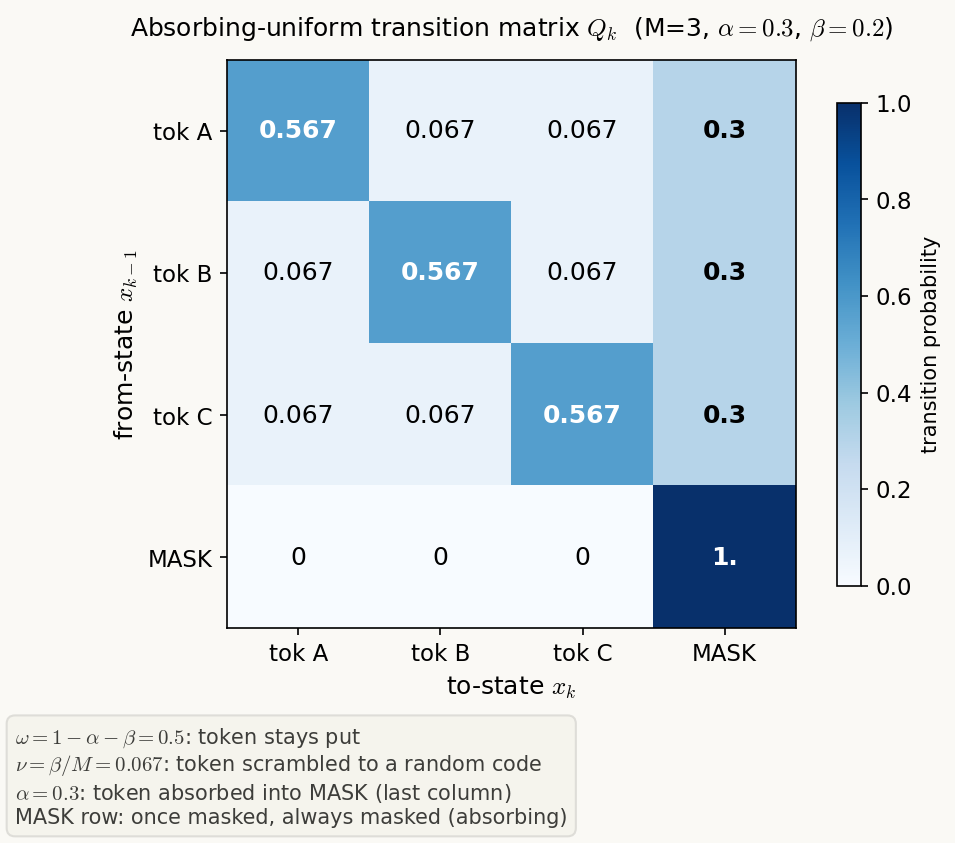

The script that saved this image:
"""Self-drawn figure: absorbing-uniform discrete diffusion transition matrix Q_k
for a tiny example (M=3 codebook entries + 1 mask token), with concrete
numbers alpha=0.3 (mask prob), beta=0.2 (uniform-noise prob).
Rows = from-state x_{k-1}, columns = to-state x_k. Follows A.5 of Copilot4D."""
import numpy as np
import matplotlib
matplotlib.use("Agg")
import matplotlib.pyplot as plt

plt.rcParams.update({
    "figure.facecolor": "#faf9f5",
    "font.size": 11,
    "mathtext.fontset": "cm",
})

M = 3
alpha, beta = 0.3, 0.2
omega = 1 - alpha - beta          # stay
nu = beta / M                    # jump to a *specific* other token

Q = np.full((M + 1, M + 1), nu)
np.fill_diagonal(Q, omega + nu)
Q[:, M] = alpha                  # last column: absorbed into mask
Q[M, :] = 0.0
Q[M, M] = 1.0                    # mask is absorbing
assert np.allclose(Q.sum(axis=1), 1.0)

fig, ax = plt.subplots(figsize=(6.6, 5.6))
im = ax.imshow(Q, cmap="Blues", vmin=0, vmax=1)
labels = ["tok A", "tok B", "tok C", "MASK"]
ax.set_xticks(range(M + 1)); ax.set_xticklabels(labels)
ax.set_yticks(range(M + 1)); ax.set_yticklabels(labels)
ax.set_xlabel("to-state $x_k$", fontsize=12)
ax.set_ylabel("from-state $x_{k-1}$", fontsize=12)
ax.set_title("Absorbing-uniform transition matrix $Q_k$  (M=3, "
             r"$\alpha=0.3$, $\beta=0.2$)", fontsize=12, pad=12)

for i in range(M + 1):
    for j in range(M + 1):
        v = Q[i, j]
        if v == 0:
            txt = "0"
        else:
            txt = f"{v:.3f}".rstrip("0")
        ax.text(j, i, txt, ha="center", va="center", fontsize=12,
                color="white" if v > 0.45 else "black",
                fontweight="bold" if i == j or j == M else "normal")

# side annotations
fig.text(0.02, 0.02,
         r"$\omega=1-\alpha-\beta=0.5$: token stays put" "\n"
         r"$\nu=\beta/M=0.067$: token scrambled to a random code" "\n"
         r"$\alpha=0.3$: token absorbed into MASK (last column)" "\n"
         "MASK row: once masked, always masked (absorbing)",
         fontsize=10, color="#3d3d3a", va="bottom", ha="left",
         bbox=dict(boxstyle="round,pad=0.4", fc="#f5f4ed", ec="#deddd8"))
cbar = fig.colorbar(im, ax=ax, shrink=0.85)
cbar.set_label("transition probability", fontsize=10)
fig.tight_layout(rect=[0, 0.16, 1, 1])
fig.savefig("fig-transition.png", dpi=150, bbox_inches="tight")
print("saved fig-transition.png")
print("row sums:", Q.sum(axis=1))
